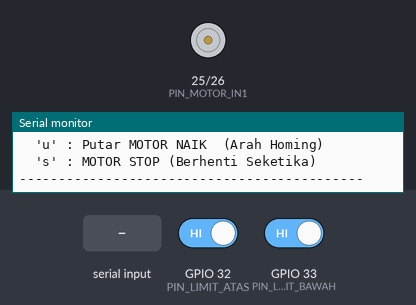
Bench run of a sketch on a simulated ESP32. Shown: motor-driver pin pairs drawn as motors (green arrow = first pin HIGH = forward, orange = second pin HIGH = backward, longer = more drive), the last lines printed to the serial monitor. Inputs (shaded band) come from the test bench; at power-on: GPIO 33 (PIN_LIMIT_BAWAH) HIGH, GPIO 32 (PIN_LIMIT_ATAS) HIGH.

Above: at 2.2 s.
2.3 s: "d" received over Serial
At 3.0 s:
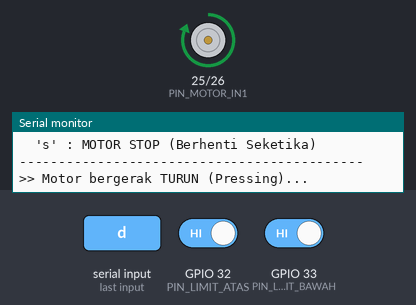
3.8 s: "u" received over Serial
At 5.0 s:
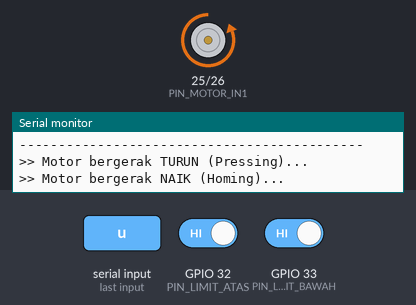
5.3 s: "D" received over Serial
At 6.5 s:
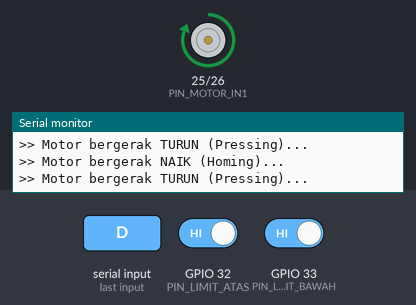
6.8 s: GPIO 33 (PIN_LIMIT_BAWAH) driven LOW
At 7.3 s:
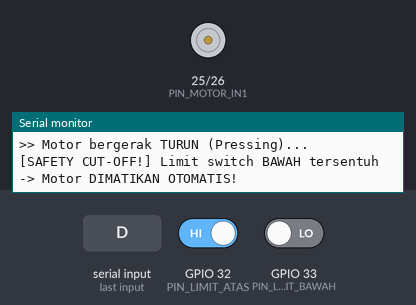
8.3 s: "U" received over Serial
At 8.7 s:
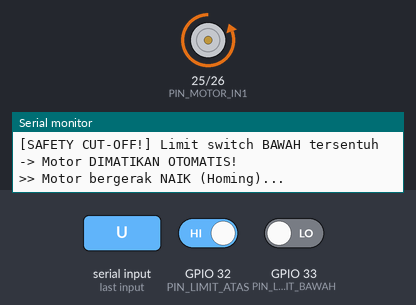
9.8 s: GPIO 32 (PIN_LIMIT_ATAS) driven LOW
At 10.7 s:
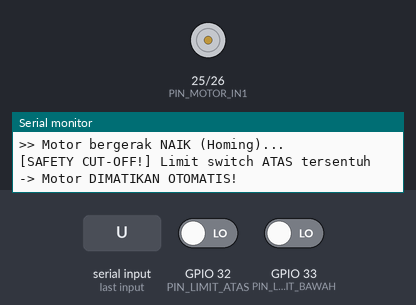
Timing chart, 0 to 12.3 s (numbered marks = the images above; inputs shaded):
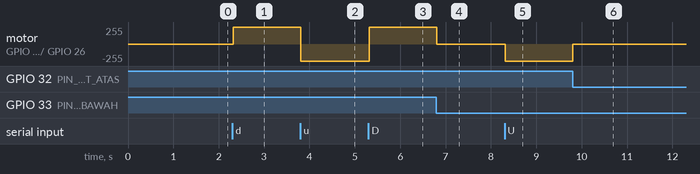

The sketch:

05_motor_l298n_leadscrew.ino
```cpp
/*==========================================================
  TEST 05: MOTOR DC 12V + DRIVER L298N & SAFETY LIMIT CUT-OFF
  Mesin Pencetak Tempe Otomatis
  ──────────────────────────────────────────────────────────
  Tujuan:
  1. Menguji arah putaran motor DC (Turun/Press & Naik/Homing).
  2. Menguji interlock keamanan: motor wajib langsung berhenti jika
     Limit Switch tersentuh!

  Wiring Driver L298N:
  - 12V Terminal L298N -> Adaptor Positif (+12V DC)
  - GND Terminal L298N -> Adaptor Negatif (GND) & GND ESP32 (WAJIB COMMON GND!)
  - 5V Terminal L298N  -> Biarkan terbuka (atau lepas jumper jika pakai tegangan >12V)
  - IN1                -> ESP32 GPIO 25
  - IN2                -> ESP32 GPIO 26
  - OUT1 & OUT2        -> 2 Kabel ke Motor DC 12V
  - Limit Switch Atas  -> GPIO 32 (ke GND)
  - Limit Switch Bawah -> GPIO 33 (ke GND)

  PERINGATAN KESELAMATAN:
  Pastikan GND Adaptor 12V tersambung ke GND ESP32 agar referensi logika sama!
==========================================================*/

#define PIN_MOTOR_IN1   25
#define PIN_MOTOR_IN2   26
#define PIN_LIMIT_ATAS  32
#define PIN_LIMIT_BAWAH 33

void motorStop() {
  digitalWrite(PIN_MOTOR_IN1, LOW);
  digitalWrite(PIN_MOTOR_IN2, LOW);
}

void motorTurun() {
  // Arah press turun
  digitalWrite(PIN_MOTOR_IN1, HIGH);
  digitalWrite(PIN_MOTOR_IN2, LOW);
}

void motorNaik() {
  // Arah homing naik
  digitalWrite(PIN_MOTOR_IN1, LOW);
  digitalWrite(PIN_MOTOR_IN2, HIGH);
}

void printMenu() {
  Serial.println("\n--- PERINTAH KONTROL MOTOR DC VIA SERIAL ---");
  Serial.println("  'd' : Putar MOTOR TURUN (Arah Press)");
  Serial.println("  'u' : Putar MOTOR NAIK  (Arah Homing)");
  Serial.println("  's' : MOTOR STOP (Berhenti Seketika)");
  Serial.println("--------------------------------------------");
}

void setup() {
  Serial.begin(115200);
  delay(1000);
  Serial.println("\n==========================================");
  Serial.println("  TEST 05: MOTOR DC 12V + L298N DRIVER");
  Serial.println("==========================================");

  pinMode(PIN_MOTOR_IN1, OUTPUT);
  pinMode(PIN_MOTOR_IN2, OUTPUT);
  motorStop();

  pinMode(PIN_LIMIT_ATAS, INPUT_PULLUP);
  pinMode(PIN_LIMIT_BAWAH, INPUT_PULLUP);

  Serial.println("[OK] Driver L298N diinisialisasi pada GPIO 25 & 26.");
  printMenu();
}

enum MotorState { M_STOP, M_DOWN, M_UP };
MotorState mState = M_STOP;

void loop() {
  // Cek Input Serial
  if (Serial.available()) {
    char cmd = Serial.read();
    if (cmd == 'd' || cmd == 'D') {
      if (digitalRead(PIN_LIMIT_BAWAH) == LOW) {
        Serial.println("[BLOCKED] Tidak bisa turun! Limit Switch BAWAH sedang aktif!");
      } else {
        Serial.println(">> Motor bergerak TURUN (Pressing)...");
        motorTurun();
        mState = M_DOWN;
      }
    } else if (cmd == 'u' || cmd == 'U') {
      if (digitalRead(PIN_LIMIT_ATAS) == LOW) {
        Serial.println("[BLOCKED] Tidak bisa naik! Limit Switch ATAS sedang aktif!");
      } else {
        Serial.println(">> Motor bergerak NAIK (Homing)...");
        motorNaik();
        mState = M_UP;
      }
    } else if (cmd == 's' || cmd == 'S') {
      Serial.println(">> Motor STOP.");
      motorStop();
      mState = M_STOP;
    }
  }

  // INTERLOCK SAFETY: Cut-off otomatis jika limit switch tersentuh
  if (mState == M_DOWN && digitalRead(PIN_LIMIT_BAWAH) == LOW) {
    motorStop();
    mState = M_STOP;
    Serial.println("\n[SAFETY CUT-OFF!] Limit switch BAWAH tersentuh -> Motor DIMATIKAN OTOMATIS!");
  }

  if (mState == M_UP && digitalRead(PIN_LIMIT_ATAS) == LOW) {
    motorStop();
    mState = M_STOP;
    Serial.println("\n[SAFETY CUT-OFF!] Limit switch ATAS tersentuh -> Motor DIMATIKAN OTOMATIS!");
  }

  delay(20);
}
```

Measured:
- after the input at 2.3 s, motor on GPIO 25 (PIN_MOTOR_IN1) / GPIO 26 (PIN_MOTOR_IN2): stopped → forward 255/255 at once
- after the input at 3.8 s, motor on GPIO 25 (PIN_MOTOR_IN1) / GPIO 26 (PIN_MOTOR_IN2): forward 255/255 → backward 255/255 at once
- after the input at 5.3 s, motor on GPIO 25 (PIN_MOTOR_IN1) / GPIO 26 (PIN_MOTOR_IN2): backward 255/255 → forward 255/255 at once
- after the input at 6.8 s, motor on GPIO 25 (PIN_MOTOR_IN1) / GPIO 26 (PIN_MOTOR_IN2): forward 255/255 → stopped at once
- after the input at 8.3 s, motor on GPIO 25 (PIN_MOTOR_IN1) / GPIO 26 (PIN_MOTOR_IN2): stopped → backward 255/255 at once
- after the input at 9.8 s, motor on GPIO 25 (PIN_MOTOR_IN1) / GPIO 26 (PIN_MOTOR_IN2): backward 255/255 → stopped at once
